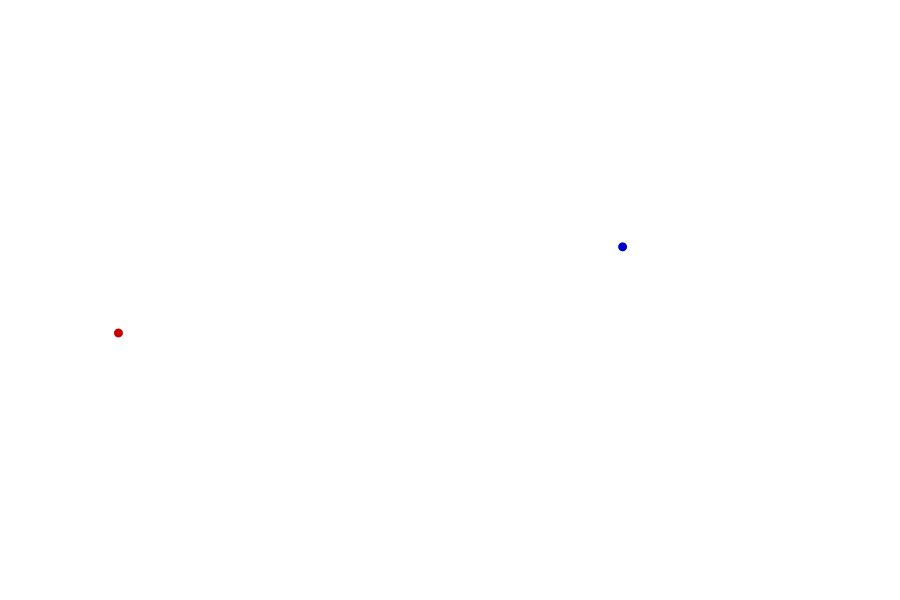
Frame 1 (no input)
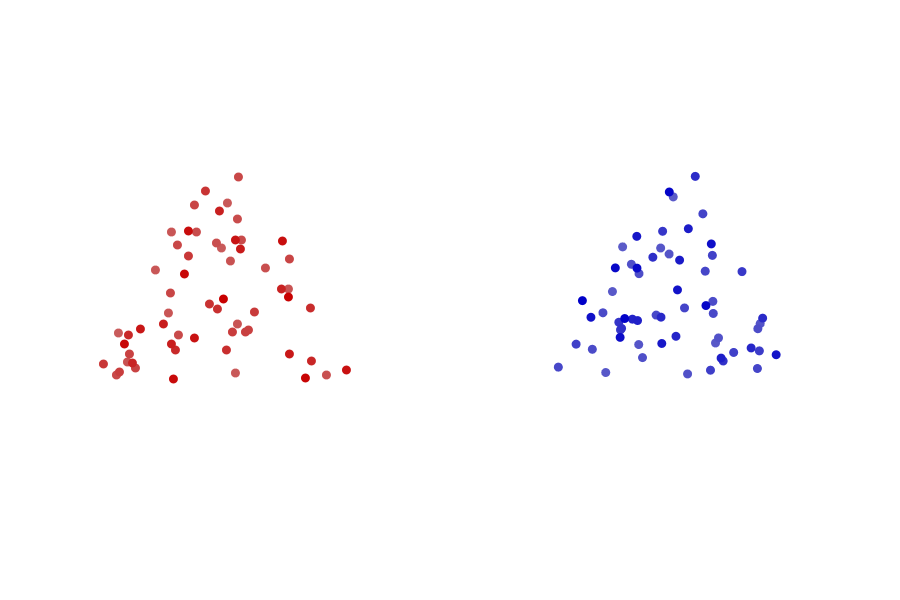
Frame 60 (the mouse pressed at the canvas centre just before this capture)
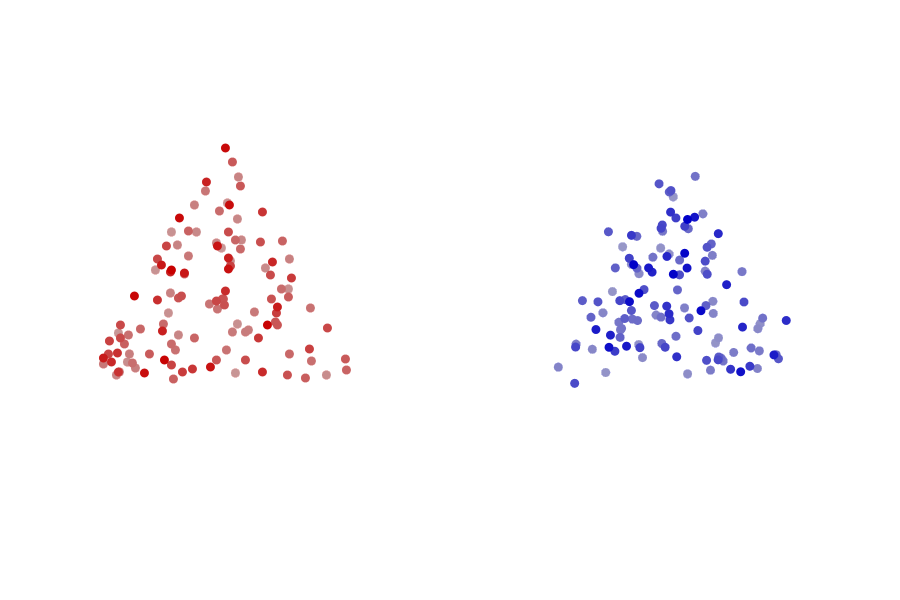
Frame 120 (the mouse held since frame 60 and released just before this capture)

The Processing sketch that drew these frames (run headless with seeded random() and noise(); from frame 60 on, the mouse is pressed at the canvas centre):

// Processing sketch: shape_random_poligono_normal
// ── shape_random_poligono_normal.pde
RegularPolygon uniformTriangle, normalTriangle;

void setup() {
  size(900, 600);
  noStroke();
  background(255);
  
  uniformTriangle = new RegularPolygon(3, 160, "uniform");
  normalTriangle = new RegularPolygon(3, 140, "normal");
}

void draw() {
  fill(255, 2);
  rect(0, 0, width, height);
  int size = 9;
  PVector p = uniformTriangle.randomInsidePoint();
  fill(200, 0, 0);
  ellipse(width/4 + p.x, height/2 + p.y, size, size);
  
  p = normalTriangle.randomInsidePoint();
  fill(0, 0, 200);
  ellipse(width*3/4 + p.x, height/2 + p.y, size, size);
}

class Polygon {
  
  ArrayList<PVector> vertexPoints = new ArrayList<PVector>();
  ArrayList<PVector> insidePoints = new ArrayList<PVector>();
  float minX, maxX, minY, maxY;
  PGraphics img;
  int border = 10;
  String mode;
    
  void startPoint(float x, float y) {
    minX = x;
    maxX = x;
    minY = y;
    maxY = y;
    addPoint(x, y);
  }
  
  void addPoint(float x, float y) {
    minX = min(x, minX);
    minY = min(y, minY);
    maxX = max(x, maxX);
    maxY = max(y, maxY);
    PVector p = new PVector(x, y);
    vertexPoints.add(p);
  }
  
  void finalPoint(float x, float y) {
    addPoint(x, y);
    createPolygonImage();
    searchInsidePoints();
  }
  
  void createPolygonImage() {
    int imgWidth = round(maxX - minX + border);
    int imgHeight = round(maxY - minY + border);
    img = createGraphics(imgWidth, imgHeight);
    img.beginDraw();
    img.background(255);
    img.noStroke();
    img.fill(0);
    img.beginShape();
    for (int i=0; i<vertexPoints.size(); i++) {
      PVector p = vertexPoints.get(i);
      float x = p.x - minX + border/2;
      float y = p.y - minY + border/2;
      img.vertex(x, y);
    }
    img.endShape(CLOSE);
    img.endDraw();
  }
  
  void searchInsidePoints() {
    img.loadPixels();
    for (int i=0; i<img.pixels.length; i++) {
      color c = img.pixels[i];
      if (brightness(c) < 100) {
        float x = i % img.width;
        float y = i / img.width;
        PVector p = new PVector(x, y);
        insidePoints.add(p);
      }
    }
  }
  
  PVector randomInsidePoint() {
    int i = floor(random(insidePoints.size()));
    PVector p = insidePoints.get(i);
    float x = p.x + minX - border/2;
    float y = p.y + minY - border/2;
    if (mode == "normal") {
      x += randomGaussian() * 10;
      y += randomGaussian() * 10;
    }
    p = new PVector(x, y);
    return p;
  }
}

class RegularPolygon extends Polygon {
  
  RegularPolygon(int vertices, int radius, String mode_) {
    mode = mode_;
    float startAngle = vertices % 2 == 0 ? 0 : -HALF_PI;
    for (int i=0; i<vertices; i++) {
      float x = cos(startAngle + TWO_PI*i/vertices) * radius;
      float y = sin(startAngle + TWO_PI*i/vertices) * radius;
      if (i==0) {
        startPoint(x, y);
      } else if (i == vertices-1) {
        finalPoint(x, y);
      } else {
        addPoint(x, y);
      }
    }
  }
}
